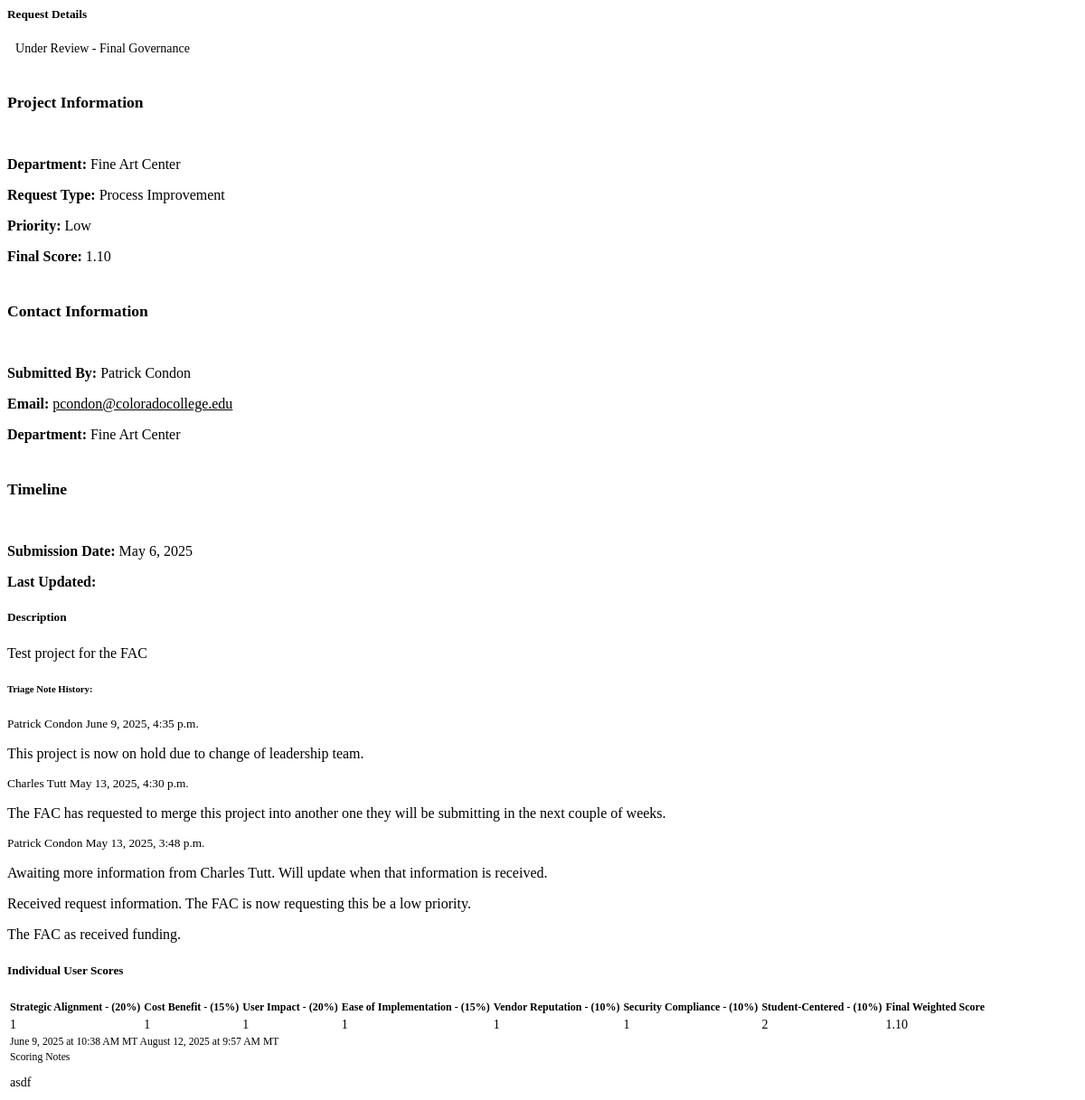
/8/final-scoring-details-modal/ (signed in), run on the app's committed database.
### projects/models.py (models this page shows, shortened)
class Project(models.Model):
    STATUS_CHOICES = [
        ('pending', 'Pending Review'),
        ('approved', 'Approved'),
        ('rejected', 'Rejected'),
        ('under_review_triage', 'Under Review - Triage'),
        ('under_review_governance', 'Under Review - Governance'),
        ('under_review_final_governance', 'Under Review - Final Governance'),
        ('completed', 'Completed'),
        ('archived', 'Archived'),
        ('on_hold', 'On Hold'),
        ('cancelled', 'Cancelled'),
    ]
    STAGE_CHOICES = [
        ('Pending_Review', 'Pending Review'),
        ('Under_Review_Triage', 'Under Review - Triage'),
        ('Under_Review_governance', 'Under Review - Governance'),
        ('Under_Review_Final_governance', 'Under Review - Final Governance'),
        ('Governance_Closure', 'Governance Closed'),
    ]
    PRIORITY_CHOICES = [
        ('Low', 'Low'),
        ('Normal', 'Normal'),
        ('High', 'High'),
        ('Top', 'Top'),
    ]
    FINAL_PRIORITY_CHOICES = [
        (1, 'Low'),
        (2, 'Medium'),
        (3, 'High'),
    ]
    PROJECT_TYPE_CHOICES = [
        ('not_yet_decided', 'Not Yet Decided'),
        ('process_improvement', 'Process Improvement'),
        ('it_governance', 'IT Governance'),
        ('erp_governance', 'ERP Governance'),
        ('ai_governance', 'AI Governance'),
    ]
    title = models.CharField(max_length=200)
    description = models.TextField()
    project_type = models.CharField(
        max_length=20,
        choices=PROJECT_TYPE_CHOICES,
        default='not_yet_decided',
        verbose_name="Request Type",
        help_text="Type of request submission"
    )
    submitted_by = models.ForeignKey(User, on_delete=models.CASCADE, null=True, blank=True)
    submission_date = models.DateTimeField(default=timezone.now)
    status = models.CharField(max_length=30, choices=STATUS_CHOICES, default='pending')
    stage = models.CharField(max_length=30, choices=STAGE_CHOICES, default='Pending_Review', help_text="Current stage of the project")
    budget = models.DecimalField(max_digits=10, decimal_places=2, null=True, blank=True)
    start_date = models.DateField(null=True, blank=True)
    end_date = models.DateField(null=True, blank=True)
    department = models.CharField(max_length=100, null=True, blank=True)
    contact_person = models.CharField(max_length=100, null=True, blank=True)
    contact_email = models.EmailField(null=True, blank=True)
    contact_phone = models.CharField(max_length=20, null=True, blank=True)
    triage_notes = models.TextField(blank=True, null=True)
    priority = models.CharField(max_length=10, choices=PRIORITY_CHOICES, default='Normal')
    scoring_notes = models.TextField(blank=True, null=True, help_text="Notes related to project scoring or evaluation")
    final_priority = models.IntegerField(null=True, blank=True, help_text="Project ranking (lower number = higher priority)")
    final_score = models.FloatField(null=True, blank=True, help_text="Final score")
    strategic_alignment = models.IntegerField(null=True, blank=True, help_text="Strategic alignment score (1-5)")
    cost_benefit = models.IntegerField(null=True, blank=True, help_text="Cost benefit score (1-5)")
    user_impact = models.IntegerField(null=True, blank=True, help_text="User impact and adoption score (1-5)")
    ease_of_implementation = models.IntegerField(null=True, blank=True, help_text="Ease of implementation score (1-5)")
    vendor_reputation_support = models.IntegerField(null=True, blank=True, help_text="Vendor reputation and support score (1-5)")
    security_compliance = models.IntegerField(null=True, blank=True, help_text="Security and compliance score (1-5)")
    student_centered = models.IntegerField(null=True, blank=True, help_text="Student-centered score (1-5)")
    class Meta:
        ordering = ['-submission_date']
        db_table = 'project_requests'

class TriageNote(models.Model):
    project = models.ForeignKey(Project, on_delete=models.CASCADE, related_name='triage_note_history')
    notes = models.TextField()
    created_by = models.ForeignKey(User, on_delete=models.CASCADE)
    created_at = models.DateTimeField(auto_now_add=True)
    class Meta:
        ordering = ['-created_at']

class ProjectScore(models.Model):
    project = models.ForeignKey(Project, on_delete=models.CASCADE, related_name='scores')
    scored_by = models.ForeignKey('auth.User', on_delete=models.CASCADE)
    strategic_alignment = models.IntegerField(null=True, blank=True, help_text="Strategic alignment score (1-5)")
    cost_benefit = models.IntegerField(null=True, blank=True, help_text="Cost benefit score (1-5)")
    user_impact = models.IntegerField(null=True, blank=True, help_text="User impact and adoption score (1-5)")
    ease_of_implementation = models.IntegerField(null=True, blank=True, help_text="Ease of implementation score (1-5)")
    vendor_reputation_support = models.IntegerField(null=True, blank=True, help_text="Vendor reputation and support score (1-5)")
    security_compliance = models.IntegerField(null=True, blank=True, help_text="Security and compliance score (1-5)")
    student_centered = models.IntegerField(null=True, blank=True, help_text="Student-centered score (1-5)")
    scoring_notes = models.TextField(blank=True, null=True)
    final_score = models.FloatField(null=True, blank=True, help_text="Calculated final score for this user")
    created_at = models.DateTimeField(auto_now_add=True)
    updated_at = models.DateTimeField(auto_now=True)
    class Meta:
        unique_together = ['project', 'scored_by']
        ordering = ['-created_at']

### projects/views.py (the view)
# urls.py: path('<int:pk>/final-scoring-details-modal/', views.project_final_scoring_details_modal, name='project_final_scoring_details_modal'),
@login_required
def project_final_scoring_details_modal(request, pk):
    try:
        project = get_object_or_404(Project, pk=pk)
        scores = project.scores.all().order_by('-created_at')
        triage_notes = project.triage_note_history.all().order_by('-created_at')
        context = {
            'project': project,
            'scores': scores,
            'triage_notes': triage_notes,
        }
        return render(request, 'projects/project_final_scoring_details_modal.html', context)
    except Exception as e:
        return JsonResponse({'error': f'Server error: {str(e)}'}, status=500)

### projects/templates/projects/project_final_scoring_details_modal.html (shortened to what this page needs)
{% load static %}
{% load project_tags %}
<div class="card mb-4">
    <div class="card-header d-flex justify-content-between align-items-center">
        <h5 class="mb-0">Request Details</h5>
        <span class="badge {% if project.status == 'approved' %}bg-success
                         {% elif project.status == 'rejected' %}bg-danger
                         {% elif project.status == 'in_progress' %}bg-primary
                         {% elif project.status == 'completed' %}bg-secondary
                         {% else %}bg-warning{% endif %}">
            {{ project.get_status_display }}
        </span>
    </div>
    <div class="card-body">
        <div class="row">
            <div class="col-md-4">
                <h6 class="section-header mb-3">Project Information</h6>
                <p><strong>Department:</strong> {{ project.department|default:"Not specified" }}</p>
                <p><strong>Request Type:</strong> {{ project.get_project_type_display }}</p>
                <p><strong>Priority:</strong> {{ project.priority }}</p>
                <p><strong>Final Score:</strong> {{ project.final_score|floatformat:2|default:"Not scored" }}</p>
            </div>
            <div class="col-md-4">
                <h6 class="section-header mb-3">Contact Information</h6>
                <p><strong>Submitted By:</strong>
                    {% if project.submitted_by.first_name and project.submitted_by.last_name %}
                        {{ project.submitted_by.get_full_name }}
                    {% else %}
                        {{ project.submitted_by.username }}
                    {% endif %}
                </p>
                <p><strong>Email:</strong> <a href="mailto:{{ project.submitted_by.email }}" class="text-primary">{{ project.submitted_by.email }}</a></p>
                <p><strong>Department:</strong> {{ project.department|default:"Not specified" }}</p>
            </div>
            <div class="col-md-4">
                <h6 class="section-header mb-3">Timeline</h6>
                <p><strong>Submission Date:</strong> {{ project.submission_date|date:"F j, Y" }}</p>
                <p><strong>Last Updated:</strong> {{ project.updated_at|date:"F j, Y" }}</p>
            </div>
        </div>
        <h5 class="card-title mt-4 fw-bold">Description</h5>
        <p class="card-text">{{ project.description }}</p>
        {% if triage_notes %}
        <div class="mt-4">
            <h6 class="mb-3"><strong>Triage Note History:</strong></h6>
            <div class="list-group">
                {% for note in triage_notes %}
                <div class="list-group-item bg-dark-subtle">
                    <div class="d-flex justify-content-between align-items-center mb-2">
                        <small class="text-muted">
                            {% if note.created_by.first_name and note.created_by.last_name %}
                                {{ note.created_by.get_full_name }}
                            {% else %}
                                {{ note.created_by.username }}
                            {% endif %}
                            {{ note.created_at|date:"F j, Y, g:i a" }}
                        </small>
                    </div>
                    <p class="mb-0">{{ note.notes|linebreaks }}</p>
                </div>
                {% endfor %}
            </div>
        </div>
        {% endif %}
    </div>
</div>
<div class="card mb-4">
    <div class="card-header">
        <h5 class="mb-0">Individual User Scores</h5>
    </div>
    <div class="card-body">
        {% if scores %}
            <div class="table-responsive">
                <table class="table table-bordered table-hover">
                    <thead class="table-dark">
                        <tr>
                            <th>Strategic Alignment - (20%)</th>
                            <th>Cost Benefit - (15%)</th>
                            <th>User Impact - (20%)</th>
                            <th>Ease of Implementation - (15%)</th>
                            <th>Vendor Reputation - (10%)</th>
                            <th>Security Compliance - (10%)</th>
                            <th>Student-Centered - (10%)</th>
                            <th>Final Weighted Score</th>
                        </tr>
                    </thead>
                    <tbody>
                        {% for score in scores %}
                        <tr>
                            <td>{{ score.strategic_alignment|default:"-" }}</td>
                            <td>{{ score.cost_benefit|default:"-" }}</td>
                            <td>{{ score.user_impact|default:"-" }}</td>
                            <td>{{ score.ease_of_implementation|default:"-" }}</td>
                            <td>{{ score.vendor_reputation_support|default:"-" }}</td>
                            <td>{{ score.security_compliance|default:"-" }}</td>
                            <td>{{ score.student_centered|default:"-" }}</td>
                            <td>{{ score.final_score|floatformat:2|default:"-" }}</td>
                        </tr>
                        <tr class="timestamp-row">
                            <td colspan="8" class="p-3">
                                <div class="d-flex justify-content-between align-items-center">
                                    <small class="text-muted">
                                        <span class="mountain-time" data-utc="{{ score.created_at|date:'c' }}">
                                        </span>
                                    </small>
                                    {% if score.updated_at != score.created_at %}
                                    <small class="text-muted">
                                        <span class="mountain-time" data-utc="{{ score.updated_at|date:'c' }}">
                                        </span>
                                    </small>
                                    {% endif %}
                                </div>
                            </td>
                        </tr>
                                                 {% if score.scoring_notes %}
                         <tr class="scoring-notes-row">
                             <td colspan="8" class="p-3">
                                 <div class="mb-2">
                                     <small class="text-muted">
                                          Scoring Notes
                                     </small>
                                 </div>
                                 <p class="mb-0">{{ score.scoring_notes|linebreaks }}</p>
                             </td>
                         </tr>
                         {% endif %}
                        {% endfor %}
                    </tbody>
                </table>
            </div>
        {% else %}
            <p class="text-muted">No individual scores have been submitted yet.</p>
        {% endif %}
    </div>
</div>

### projects/templates/projects/project_final_scoring_details_modal.html (style rules this page uses)
.badge { font-size: 0.875rem; padding: 0.35em 0.65em; }
.section-header { font-size: 1.1rem; font-weight: 700; border-bottom: 2px solid var(--bs-border-color); padding-bottom: 0.5rem; }
.table { color: var(--bs-body-color); font-size: 0.875rem; }
.table th { background-color: var(--bs-gray-200); color: var(--bs-dark); border: 1px solid var(--bs-border-color) !important; font-size: 0.75rem; }
.table td { border: 1px solid var(--bs-border-color) !important; font-size: 0.875rem; }
.table-bordered { border: 1px solid var(--bs-border-color) !important; }
.list-group-item { background-color: var(--bs-dark-subtle); border-color: var(--bs-border-color); }
.text-primary { color: var(--bs-primary) !important; }
.text-muted { color: var(--bs-secondary) !important; }
.scoring-notes-row { background-color: var(--bs-dark-subtle); }
.timestamp-row { background-color: var(--bs-dark-subtle); }

### data on the page
Project: status "Under Review - Final Governance", department "Fine Art Center", project_type "Process Improvement", priority "Low", final_score "1.10", submitted_by.get_full_name "Patrick Condon", submitted_by.email "pcondon@coloradocollege.edu", submission_date "May 6, 2025", description "Test project for the FAC"
TriageNote: created_by.get_full_name "Patrick Condon", created_at "June 9, 2025, 4:35 p.m.", notes "This project is now on hold due to change of leadership team."
TriageNote: created_by.get_full_name "Charles Tutt", created_at "May 13, 2025, 4:30 p.m.", notes "The FAC has requested to merge this project into another one they will be submitting in the next couple of weeks."
TriageNote: created_by.get_full_name "Patrick Condon", created_at "May 13, 2025, 3:48 p.m.", notes "Awaiting more information from Charles Tutt. Will update when that information is received. Received request information. The FAC is now requesting this be a low priority. The FAC as received funding."
ProjectScore: strategic_alignment "1", cost_benefit "1", user_impact "1", ease_of_implementation "1", vendor_reputation_support "1", security_compliance "1", student_centered "2", final_score "1.10", scoring_notes "asdf"
